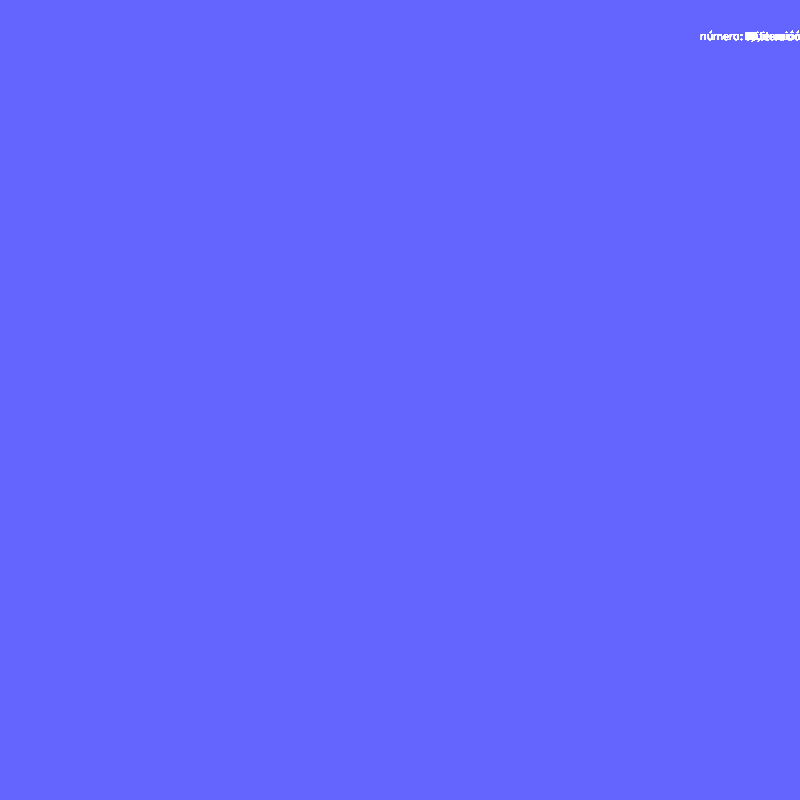
Frame 1 (no input)
Frame 60 (the mouse pressed at the canvas centre just before this capture): identical to frame 1, image omitted
Frame 120 (the mouse held since frame 60 and released just before this capture): identical to frame 1, image omitted

The Processing sketch that drew this single still picture (run headless with seeded random() and noise(); from frame 60 on, the mouse is pressed at the canvas centre):

// Processing sketch: conjetura
// ── conjetura.pde
int i = 1;
int iteracion=0;
int n;

void setup(){
    size(800, 800);
    background(100, 100, 255);
}

void draw(){
    while(i<50){
        n = i;
        iteracion=0;
        while (n!=1) {
            if(n%2==0){
                n=n/2;
            }else{
                n=n*3+1;
            }
            iteracion++;
            println("número: "+i+", iteración: "+ iteracion+", resultado: "+ n );
            fill(255);
            text("número: "+i+", iteración: "+ iteracion+", resultado: "+ n, width - 100, 40);
        }
        i++;
    }
}
